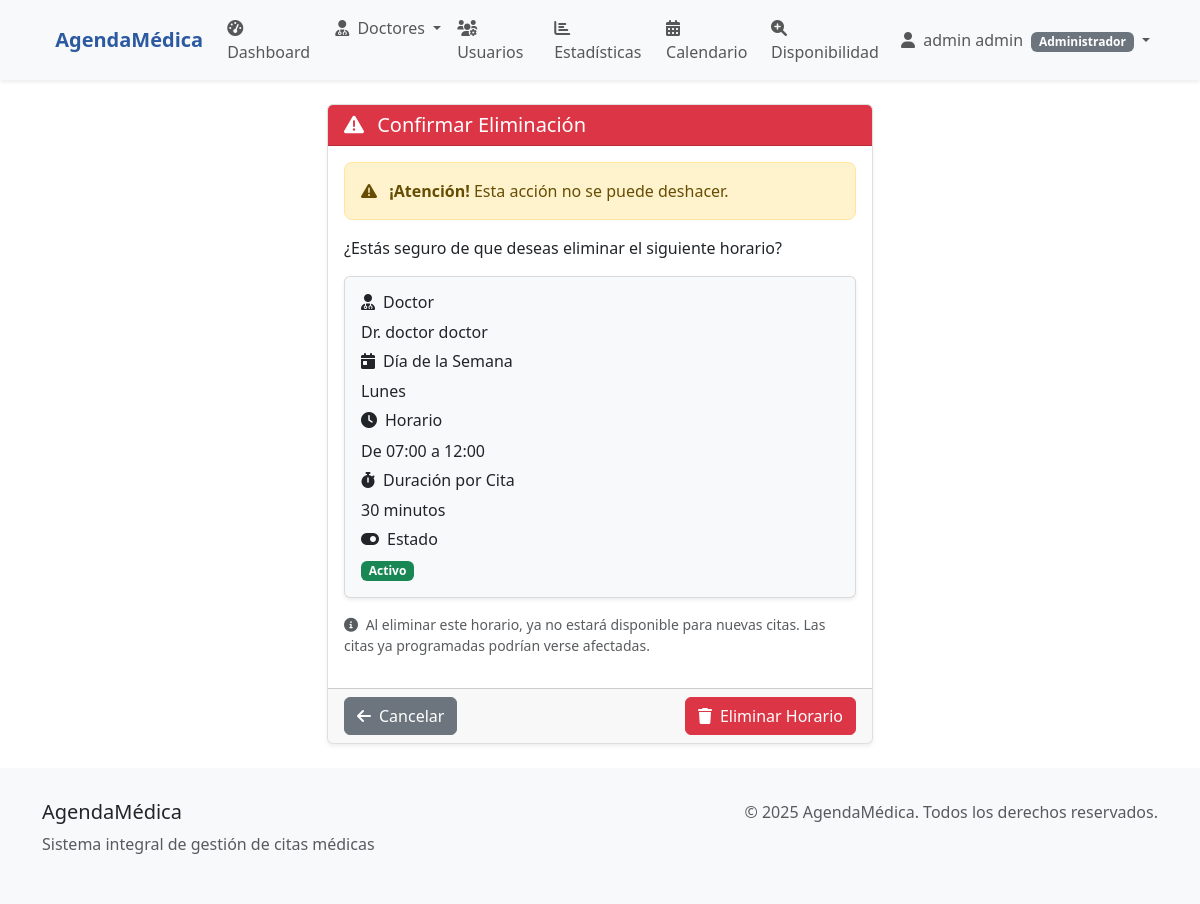
The app's page /doctores/horarios/2/eliminar/ (signed in) with its own data.
### usuarios/models.py (models this page shows, shortened)
class Usuario(AbstractUser):
    TIPO_USUARIO_CHOICES = [
        ('paciente', 'Paciente'),
        ('recepcion', 'Personal de Recepción'),
        ('doctor', 'Doctor'),
        ('administrador', 'Administrador'),
    ]
    tipo_usuario = models.CharField(
        max_length=20,
        choices=TIPO_USUARIO_CHOICES,
        default='paciente',
        verbose_name='Tipo de Usuario'
    )
    telefono = models.CharField(
        max_length=15,
        blank=True,
        null=True,
        verbose_name='Teléfono'
    )
    fecha_nacimiento = models.DateField(
        blank=True,
        null=True,
        verbose_name='Fecha de Nacimiento'
    )
    direccion = models.TextField(
        blank=True,
        null=True,
        verbose_name='Dirección'
    )
    fecha_creacion = models.DateTimeField(
        auto_now_add=True,
        verbose_name='Fecha de Creación'
    )
    fecha_actualizacion = models.DateTimeField(
        auto_now=True,
        verbose_name='Fecha de Actualización'
    )
    email = models.EmailField(
        unique=True,
        verbose_name='Correo Electrónico'
    )
    USERNAME_FIELD = 'email'
    REQUIRED_FIELDS = ['username', 'first_name', 'last_name']
    class Meta:
        verbose_name = 'Usuario'
        verbose_name_plural = 'Usuarios'
        db_table = 'usuarios_usuario'
    def get_full_name(self):
        return f"{self.first_name} {self.last_name}".strip()
    def es_paciente(self):
        return self.tipo_usuario == 'paciente'
    def es_doctor(self):
        return self.tipo_usuario == 'doctor'
    def es_recepcion(self):
        return self.tipo_usuario == 'recepcion'
    def es_administrador(self):
        return self.tipo_usuario == 'administrador'

### doctores/models.py (models this page shows, shortened)
class HorarioAtencion(models.Model):
    DIAS_SEMANA = [
        (0, 'Lunes'),
        (1, 'Martes'),
        (2, 'Miércoles'),
        (3, 'Jueves'),
        (4, 'Viernes'),
        (5, 'Sábado'),
        (6, 'Domingo'),
    ]
    doctor = models.ForeignKey(
        Doctor,
        on_delete=models.CASCADE,
        related_name='horarios_atencion',
        verbose_name='Doctor'
    )
    dia_semana = models.IntegerField(
        choices=DIAS_SEMANA,
        verbose_name='Día de la Semana'
    )
    hora_inicio = models.TimeField(
        verbose_name='Hora de Inicio'
    )
    hora_fin = models.TimeField(
        verbose_name='Hora de Fin'
    )
    duracion_cita = models.IntegerField(
        default=30,
        verbose_name='Duración de Cita (minutos)',
        help_text='Duración estándar de cada cita en minutos'
    )
    activo = models.BooleanField(
        default=True,
        verbose_name='Horario Activo'
    )
    fecha_creacion = models.DateTimeField(
        auto_now_add=True,
        verbose_name='Fecha de Creación'
    )
    class Meta:
        verbose_name = 'Horario de Atención'
        verbose_name_plural = 'Horarios de Atención'
        unique_together = ['doctor', 'dia_semana']
        ordering = ['doctor', 'dia_semana', 'hora_inicio']

class Doctor(models.Model):
    usuario = models.OneToOneField(
        Usuario,
        on_delete=models.CASCADE,
        limit_choices_to={'tipo_usuario': 'doctor'},
        verbose_name='Usuario'
    )
    especialidad = models.ForeignKey(
        Especialidad,
        on_delete=models.PROTECT,
        verbose_name='Especialidad'
    )
    numero_licencia = models.CharField(
        max_length=50,
        unique=True,
        verbose_name='Número de Licencia Médica'
    )
    telefono_consultorio = models.CharField(
        max_length=15,
        blank=True,
        null=True,
        verbose_name='Teléfono del Consultorio'
    )
    consultorio = models.CharField(
        max_length=100,
        blank=True,
        null=True,
        verbose_name='Número/Nombre del Consultorio'
    )
    activo = models.BooleanField(
        default=True,
        verbose_name='Doctor Activo'
    )
    fecha_creacion = models.DateTimeField(
        auto_now_add=True,
        verbose_name='Fecha de Creación'
    )
    fecha_actualizacion = models.DateTimeField(
        auto_now=True,
        verbose_name='Fecha de Actualización'
    )
    class Meta:
        verbose_name = 'Doctor'
        verbose_name_plural = 'Doctores'
        ordering = ['usuario__first_name', 'usuario__last_name']
    def get_nombre_completo(self):
        return self.usuario.get_full_name()

### doctores/views.py (the view, shortened to what this page needs)
# urls.py: path('horarios/<int:horario_id>/eliminar/', views.eliminar_horario, name='eliminar_horario'),
@login_required
@user_passes_test(es_doctor_o_admin)
def eliminar_horario(request, horario_id):
    horario = get_object_or_404(HorarioAtencion, id=horario_id)
    if request.user.es_doctor() and horario.doctor.usuario != request.user:
        messages.error(request, 'No tienes permisos para eliminar este horario.')
        return redirect('doctores:gestionar_horarios')
    context = {
        'horario': horario,
    }
    return render(request, 'doctores/confirmar_eliminar_horario.html', context)

### doctores/views.py (called while the page is built)
def es_doctor_o_admin(user):
    return user.is_authenticated and (user.es_doctor() or user.es_administrador())

### templates/doctores/confirmar_eliminar_horario.html (shortened to what this page needs)
{% extends 'base.html' %}
{% load static %}
{% block content %}
<div class="container">
    <div class="row justify-content-center">
        <div class="col-md-6">
            <div class="card">
                <div class="card-header bg-danger text-white">
                    <h5 class="mb-0">
                        <i class="fas fa-exclamation-triangle me-2"></i>
                        Confirmar Eliminación
                    </h5>
                </div>
                <div class="card-body">
                    <div class="alert alert-warning">
                        <i class="fas fa-warning me-2"></i>
                        <strong>¡Atención!</strong> Esta acción no se puede deshacer.
                    </div>
                    <p>¿Estás seguro de que deseas eliminar el siguiente horario?</p>
                    <div class="card bg-light">
                        <div class="card-body">
                            <h6><i class="fas fa-user-md me-2"></i>Doctor</h6>
                            <p class="mb-2">Dr. {{ horario.doctor.get_nombre_completo }}</p>
                            <h6><i class="fas fa-calendar-day me-2"></i>Día de la Semana</h6>
                            <p class="mb-2">{{ horario.get_dia_semana_display }}</p>
                            <h6><i class="fas fa-clock me-2"></i>Horario</h6>
                            <p class="mb-2">
                                De {{ horario.hora_inicio|time:"H:i" }} a {{ horario.hora_fin|time:"H:i" }}
                            </p>
                            <h6><i class="fas fa-stopwatch me-2"></i>Duración por Cita</h6>
                            <p class="mb-2">{{ horario.duracion_cita }} minutos</p>
                            <h6><i class="fas fa-toggle-on me-2"></i>Estado</h6>
                            <p class="mb-0">
                                <span class="badge {% if horario.activo %}bg-success{% else %}bg-secondary{% endif %}">
                                    {% if horario.activo %}Activo{% else %}Inactivo{% endif %}
                                </span>
                            </p>
                        </div>
                    </div>
                    <div class="mt-3">
                        <p class="text-muted small">
                            <i class="fas fa-info-circle me-1"></i>
                            Al eliminar este horario, ya no estará disponible para nuevas citas. Las citas ya programadas podrían verse afectadas.
                        </p>
                    </div>
                </div>
                <div class="card-footer">
                    <div class="d-flex justify-content-between">
                        <a href="{% if user.es_administrador %}{% url 'doctores:gestionar_horarios' %}?doctor_id={{ horario.doctor.id }}{% else %}{% url 'doctores:gestionar_horarios' %}{% endif %}"
                           class="btn btn-secondary">
                            <i class="fas fa-arrow-left me-2"></i>Cancelar
                        </a>
                        <form method="POST" style="display: inline;">
                            <button type="submit" class="btn btn-danger">
                                <i class="fas fa-trash me-2"></i>Eliminar Horario
                            </button>
                        </form>
                    </div>
                </div>
            </div>
        </div>
    </div>
</div>
{% endblock %}

### templates/base.html (shortened to what this page needs)
<!DOCTYPE html>
<html lang="es">
<head>
    <link href="https://cdn.jsdelivr.net/npm/bootstrap@5.3.0/dist/css/bootstrap.min.css" rel="stylesheet">
    <link rel="stylesheet" href="https://cdnjs.cloudflare.com/ajax/libs/font-awesome/6.0.0/css/all.min.css">
</head>
<body>
    <nav class="navbar navbar-expand-lg navbar-light bg-light shadow-sm">
        <div class="container">
            <a class="navbar-brand" href="{% url 'usuarios:home' %}">
                AgendaMédica
            </a>
            <div class="collapse navbar-collapse" id="navbarNav">
                <ul class="navbar-nav me-auto">
                    {% if user.is_authenticated %}
                        <li class="nav-item">
                            <a class="nav-link" href="{% url 'usuarios:dashboard' %}">
                                <i class="fas fa-tachometer-alt me-1"></i>
                                Dashboard
                            </a>
                        </li>
                        {% if user.es_administrador %}
                            <li class="nav-item dropdown">
                                <a class="nav-link dropdown-toggle" href="#" id="navbarDoctores" role="button" data-bs-toggle="dropdown">
                                    <i class="fas fa-user-md me-1"></i>
                                    Doctores
                                </a>
                            </li>
                            <li class="nav-item">
                                <a class="nav-link" href="{% url 'administracion:gestion_usuarios' %}">
                                    <i class="fas fa-users-cog me-1"></i>
                                    Usuarios
                                </a>
                            </li>
                            <li class="nav-item">
                                <a class="nav-link" href="{% url 'administracion:estadisticas' %}">
                                    <i class="fas fa-chart-bar me-1"></i>
                                    Estadísticas
                                </a>
                            </li>
                        {% endif %}
                        {% if user.es_recepcion or user.es_administrador %}
                            <li class="nav-item">
                                <a class="nav-link" href="{% url 'doctores:calendario_citas' %}">
                                    <i class="fas fa-calendar-alt me-1"></i>
                                    Calendario
                                </a>
                            </li>
                        {% endif %}
                        <li class="nav-item">
                            <a class="nav-link" href="{% url 'doctores:consultar_disponibilidad' %}">
                                <i class="fas fa-search-plus me-1"></i>
                                Disponibilidad
                            </a>
                        </li>
                    {% endif %}
                </ul>
                <ul class="navbar-nav">
                    {% if user.is_authenticated %}
                        <li class="nav-item dropdown">
                            <a class="nav-link dropdown-toggle" href="#" id="navbarDropdown" role="button" data-bs-toggle="dropdown">
                                <i class="fas fa-user me-1"></i>
                                {{ user.get_full_name|default:user.username }}
                                <span class="badge bg-secondary ms-1">{{ user.get_tipo_usuario_display }}</span>
                            </a>
                        </li>
                    {% endif %}
                </ul>
            </div>
        </div>
    </nav>
    <main class="container-fluid my-4">
        {% block content %}{% endblock %}
    </main>
    <footer class="footer bg-light">
        <div class="container">
            <div class="row">
                <div class="col-md-6">
                    <h5>AgendaMédica</h5>
                    <p class="text-muted">Sistema integral de gestión de citas médicas</p>
                </div>
                <div class="col-md-6 text-md-end">
                    <p class="text-muted">
                        &copy; 2025 AgendaMédica. Todos los derechos reservados.
                    </p>
                </div>
            </div>
        </div>
    </footer>
</body>
</html>

### templates/base.html (style rules this page uses)
.navbar-brand { font-weight: bold; color: #2c5aa0 !important; }
.card { box-shadow: 0 0.125rem 0.25rem rgba(0, 0, 0, 0.075); border: 1px solid rgba(0, 0, 0, 0.125); }
.footer { background-color: #f8f9fa; padding: 2rem 0; margin-top: auto; }
body { display: flex; flex-direction: column; min-height: 100vh; }
main { flex: 1; }
.alert { border-radius: 0.5rem; }

### records on screen
Usuario: get_full_name "admin admin", tipo_usuario "Administrador"
HorarioAtencion: doctor.get_nombre_completo "doctor doctor", dia_semana "Lunes", hora_inicio "07:00", hora_fin "12:00", duracion_cita "30"
